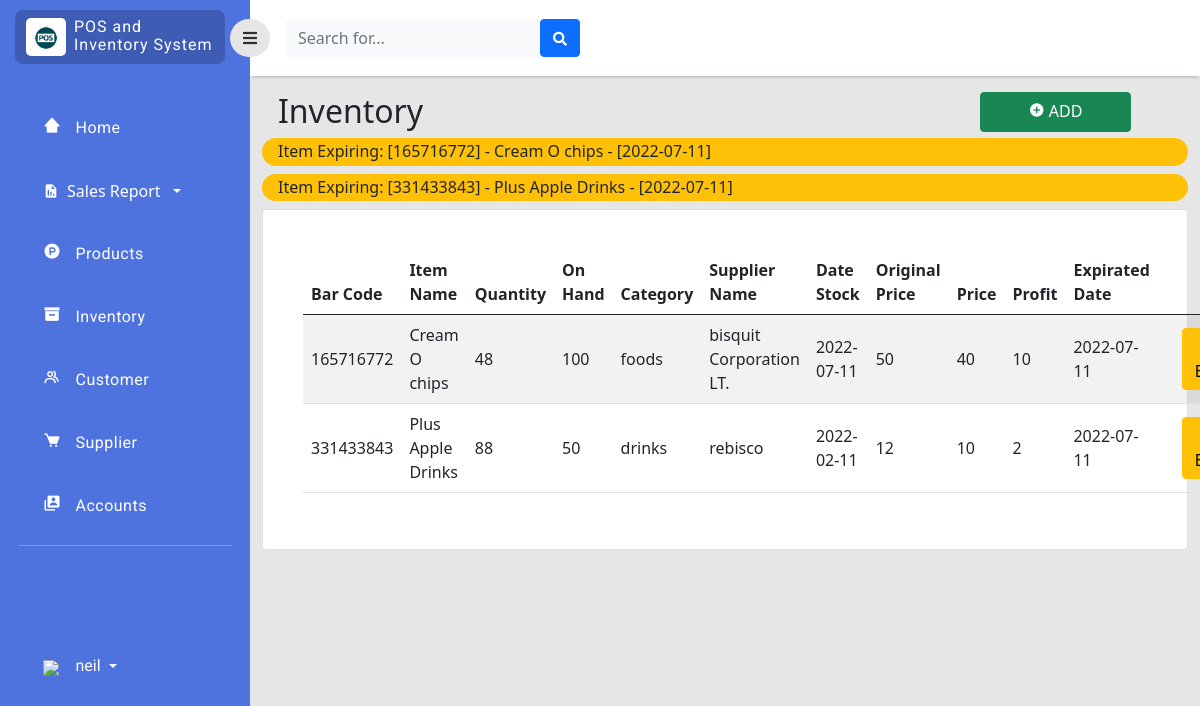
The page /php/inventory.php (signed in) on the database its author committed.
### tables this page shows
CREATE TABLE `inventory` (
  `item_id` bigint(11) NOT NULL,
  `bar_code` bigint(11) NOT NULL,
  `item_name` varchar(255) NOT NULL,
  `quantity` int(11) NOT NULL,
  `price` double NOT NULL,
  `orignal_price` double NOT NULL,
  `profit` double NOT NULL,
  `on_hand` int(11) NOT NULL,
  `category_id` int(11) NOT NULL,
  `supplier_id` int(11) NOT NULL,
  `stock_in` date NOT NULL,
  `date_expired` date NOT NULL
);

CREATE TABLE `category` (
  `category_id` int(11) NOT NULL,
  `category_name` enum('foods','drinks') NOT NULL
);

CREATE TABLE `supplier` (
  `supplier_id` int(11) NOT NULL,
  `company_name` varchar(255) NOT NULL,
  `location_id` int(255) NOT NULL,
  `phone_no` int(11) NOT NULL
);

### php/inventory.php (the view, shortened to what this page needs)
<?php
include 'connection.php';
?>
<!doctype html>
<html lang="en">
  <head>
    <link href="https://cdn.jsdelivr.net/npm/bootstrap@5.0.2/dist/css/bootstrap.min.css" rel="stylesheet"
>
    <link rel="stylesheet" type="text/css" href="../style/dash.css">
    <link
      href="https://cdnjs.cloudflare.com/ajax/libs/font-awesome/5.15.1/css/all.min.css"
      rel="stylesheet"
    />
    <link href='https://unpkg.com/boxicons@2.1.2/css/boxicons.min.css' rel='stylesheet'>
    </head>
    <body>
    <div class="page">
        <div class="sidebar">
            <div class="sidebar-header">
                <div class="sidebar-logo-container">
                    <div class="logo-container">
                        <img class="logo-sidebar" src="../image/logo.png" />
                    </div>
                    <div class="sys-name-container mt-2">
                        <p class="sys-name">
                            POS and <br>
                            <span class="brand-subname">
                            Inventory System
                            </span>
                        </p>
                    </div>
                </div>
            </div>
            <div class="sidebar-body">
                <ul class="navigation-list">
                    <li class="navigation-list-item">
                        <a class="navigation-link" href="dashboard.php">
                            <div class="row">
                                <div class="col-2">
                                    <i class='bx bxs-home-alt-2'></i>
                                </div>
                                <div class="col-9">
                                    Home
                                </div>
                            </div>
                        </a>
                    </li>
                   <li class="navigation-list-item">
                        <a href="#submenu1" data-bs-toggle="collapse" class="d-flex align-items-center text-white text-decoration-none dropdown-toggle" >
                            <i class='bx bxs-report bi'></i><span class="mx-2 text-white">Sales Report</span></a>
                    </li>
                    <li class="navigation-list-item">
                        <a class="navigation-link" href="product.php">
                            <div class="row">
                                <div class="col-2">
                                    <i class='bx bxl-product-hunt' ></i>
                                </div>
                                <div class="col-9">
                                    Products
                                </div>
                            </div>
                        </a>
                    </li>
                     <li class="navigation-list-item">
                        <a class="navigation-link" href="inventory.php">
                            <div class="row">
                                <div class="col-2">
                                    <i class='bx bxs-box'></i>
                                </div>
                                <div class="col-9">
                                    Inventory
                                </div>
                            </div>
                        </a>
                    </li>
                    <li class="navigation-list-item">
                        <a class="navigation-link" href="customer.php">
                            <div class="row">
                                <div class="col-2">
                                    <i class='bx bx-group'></i>
                                </div>
                                <div class="col-9">
                                    Customer
                                </div>
                            </div>
                        </a>
                    </li>
                    <li class="navigation-list-item">
                        <a class="navigation-link" href="supplier.php">
                            <div class="row">
                                <div class="col-2">
                                    <i class='bx bxs-cart' ></i>
                                </div>
                                <div class="col-9">
                                    Supplier
                                </div>
                            </div>
                        </a>
                    </li>
                    <li class="navigation-list-item">
                        <a class="navigation-link" href="user_manager.php">
                            <div class="row">
                                <div class="col-2">
                                    <i class='bx bxs-user-account'></i>
                                </div>
                                <div class="col-9">
                                    Accounts
                                </div>
                            </div>
                        </a>
                    </li>
                    <hr style="color:rgb(255, 255, 255);margin-top:10px;">
                    <li class="navigation-list-item" style="margin-top: 45%;">
                        <div class="dropdown pb-1">
                            <a href="#" class="d-flex align-items-center text-white text-decoration-none dropdown-toggle" id="dropdownUser1" data-bs-toggle="dropdown" aria-expanded="false">
                                <div class="col-2">
                                    <img src="../image/user_35px.png" />
                                </div>
                                <span class="d-none d-sm-inline mx-1"><?php echo $_SESSION["username"];  ?></span>
                            </a>
                        </div>
                    </li>
                </ul>
            </div>
        </div>
        <div class="content">
            <div class="navigationBar">
                <button id="sidebarToggle" class="btn sidebarToggle">
                    <i class="fas fa-bars"></i>
                </button>
                <form class="d-none d-sm-inline-block form-inline mr-auto ml-md-3 my-2 my-md-0 mw-100 navbar-search ms-3">
                    <div class="input-group">
                        <input type="text" class="form-control bg-light border-0 small" placeholder="Search for..."aria-label="Search" aria-describedby="basic-addon2"id="SearchMo" onkeyup="myFunction()">
                        <div class="input-group-append">
                            <button class="btn btn-primary" type="button">
                                <i class="fas fa-search fa-sm"></i>
                            </button>
                        </div>
                    </div>
                </form>
            </div>
            <div class="col py-3 d-flex justify-content-center overflow-auto">
                 <div class="container-fluid">
                <div class="row">
                        <div class="col d-flex justify-content">
                            <br>
                            <div class="w-50">
                                <h2 class="text-dark text-start ps-3 ">Inventory </h2>
                            </div>
                            <div class="position-left w-50">
                                <button type="button" class="btn btn-success px-5 pb-2" data-bs-toggle="modal" data-bs-target="#create" style="margin-left: 55%;"><b><i class='bx bxs-plus-circle'></i> </b> ADD</button>
                            </div>
                        </div>
                    </div>
                    <?php
                            $expired = mysqli_query($con, "SELECT * FROM inventory WHERE (( date_expired - INTERVAL 8 DAY) <= current_date()) ORDER BY date_expired asc");
                            while($row = mysqli_fetch_array($expired)) { ?>
                            <h6 class="bg-warning p-1 ps-3 rounded-pill">Item Expiring: [<?php echo $row['bar_code']. "] - " .$row['item_name']. " - [" .$row['date_expired']; ?>]</h6>
                            <?php
                            }
                            ?>
                    <div class="row">
                        <div class="col ">
                            <div class="card">
                                <div class="card-body rounded-3 m-4 table-responsive-sm">
                                    <table class="table table-striped align-middle" id="InventoryTab">
                                        <thead>
                                            <tr>
                                                <th scope="col">Bar Code</th>
                                                <th scope="col">Item Name</th>
                                                <th scope="col">Quantity</th>
                                                <th scope="col">On Hand</th>
                                                <th scope="col">Category</th>
                                                <th scope="col">Supplier Name</th>
                                                <th scope="col">Date Stock</th>
                                                <th scope="col">Original Price</th>
                                                <th scope="col">Price</th>
                                                <th scope="col">Profit</th>
                                                <th scope="col">Expirated Date</th>
                                                <th scope="col" style="text-align: center;">Action</th>
                                            </tr>
                                        </thead>
                                        <tbody>
                                            <?php
                                            $query_run = mysqli_query($con,"SELECT * FROM inventory");
                                            $sql_run = mysqli_query($con,"SELECT * FROM category,inventory WHERE(category.category_id=inventory.category_id)");
                                            $sup_run = mysqli_query($con,"SELECT * FROM supplier,inventory WHERE(supplier.supplier_id=inventory.supplier_id)");
                                            while ($row=mysqli_fetch_assoc($query_run) AND $rows=mysqli_fetch_assoc($sql_run) AND $raw=mysqli_fetch_assoc($sup_run)) { ?>
                                            <tr>
                                                <td><?php echo $row['bar_code'];  ?></td>
                                                <td><?php echo $row['item_name'];  ?></td>
                                                <td ><?php echo $row['quantity'];  ?></td>
                                                <td><?php echo $row['on_hand'];  ?></td>
                                                <td ><?php echo $rows['category_name'];  ?></td>
                                                <td><?php echo $raw['company_name'];  ?></td>
                                                <td><?php echo $row['stock_in'];  ?></td>
                                                <td ><?php echo $row['orignal_price'];  ?></td>
                                                <td ><?php echo $row['price'];  ?></td>
                                                <td ><?php echo $row['profit'];  ?></td>
                                                <td ><?php echo $row['date_expired'];  ?></td>
                                                <td>
                                                    <div class="d-flex flex-row justify-content-center">
                                                        <button class="btn btn-warning editbtn mx-3" data-toggle="modal" type="button"><i class="fas fa-edit" data-toggle="tooltip" title="edit"></i>Edit</button>
                                                </td>
                                            </tr>
                                        <?php }  ?>
                                        </tbody>
                                    </table>
                                </div>
                            </div>
                        </div>
                    </div>
                </div>
            </div>
        </div>
    </div>
</body>
</html>

### style/dash.css (style rules this page uses)
body { background-color: #e6e6e6; }
.page .sidebar { background: rgb(78, 115, 223); position: fixed; top: 0; left: 0; width: 250px; height: 100vh; overflow-y: auto; overflow-x: hidden; transition: all 0.3s ease; }
.page .content { margin-left: 250px; transition: all 0.3s ease; }
.navigationBar { background-color: white; height: 50px; display: flex; padding: 38px 0px; align-items: center; box-shadow: 0 4px 2px -2px #c5c6c7; }
.sidebarToggle { font-size: 16px; color: rgb(0, 0, 0, 0.8); margin-left: -20px; z-index: 999; border-radius: 50px; background-color: #e6e6e6; transition: all 0.3s ease; outline: none!important; box-shadow: none!important; }
.sidebar-header { padding: 10px 25px 10px 15px; }
.sidebar-logo-container { background-color: rgb(0, 0, 0, 0.2); border-radius: 8px; padding-left: 3px; display: flex; }
.logo-container { max-width: 40px; background-color: #fff; border-radius: 5px; margin: 8px; padding: 6px 8px; }
.logo-sidebar { width: 100%; height: auto; }
.sys-name { color: white; margin: 0px; line-height: 1.1rem; font-size: 16px; letter-spacing: 1px; font-family: 'Roboto', sans-serif; }
.navigation-list { list-style-type:none; padding: 0px 18px; margin-top: 30px; }
.navigation-list-item { padding: 12px 18px 12px 25px; margin: 15px 0px; border-radius: 8px; }
.navigation-link { color: #fff; letter-spacing: 0.5px; font-weight: 400; text-decoration: none; font-size: 16px; font-family: 'Roboto', sans-serif; }
.navigation-link i { font-size: 18px; color: #fff; }
.navigation-list-item .dropdown span { text-decoration: none; font-size: 16px; font-family: 'Roboto', sans-serif; }

### rows shown on the page
inventory: bar_code "165716772", item_name "Cream O chips", date_expired "2022-07-11", quantity "48", on_hand "100", category.category_name "foods", supplier.company_name "bisquit Corporation LT.", stock_in "2022-07-11", orignal_price "50", price "40", profit "10"
inventory: bar_code "331433843", item_name "Plus Apple Drinks", date_expired "2022-07-11", quantity "88", on_hand "50", category.category_name "drinks", supplier.company_name "rebisco", stock_in "2022-02-11", orignal_price "12", price "10", profit "2"

### other values the page prints
$_SESSION["username"] "neil"
